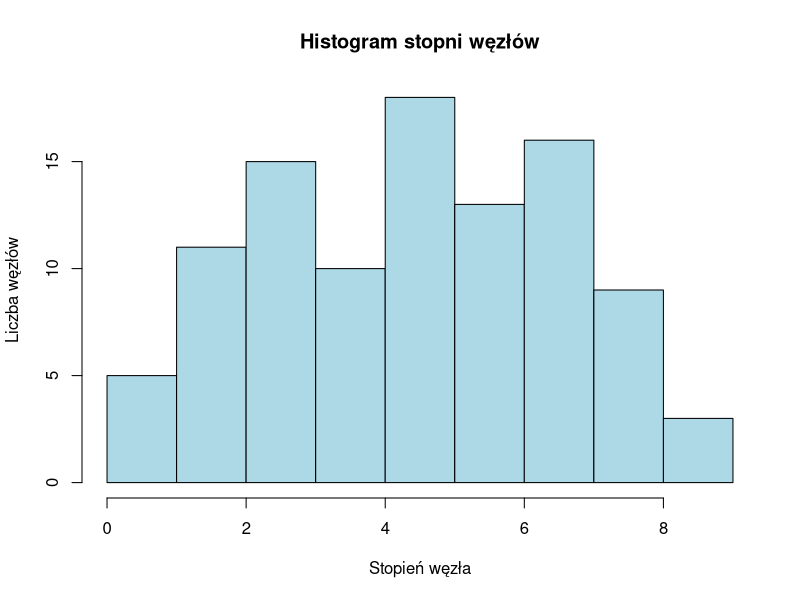
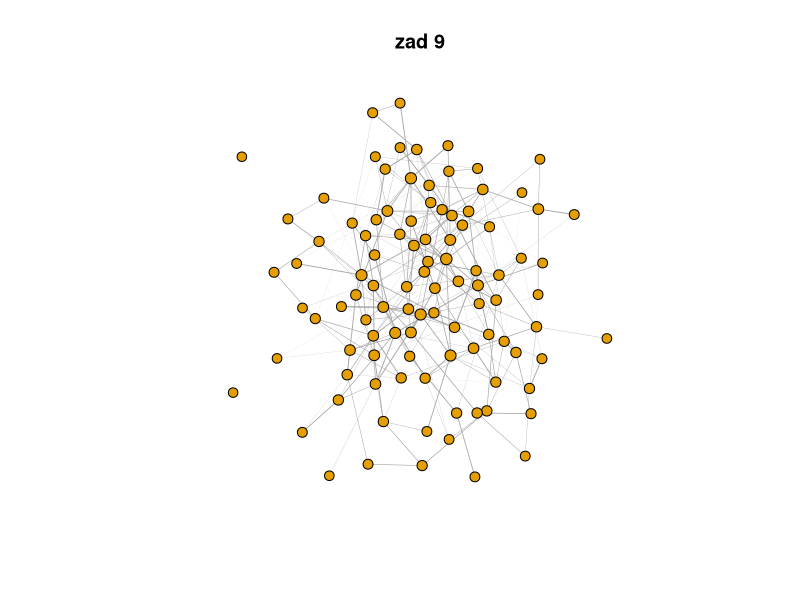

The R source for these figures, in order:
library(igraph)


# zad 2
g <- erdos.renyi.game(n = 100, p.or.m = 0.05, type = "gnp", directed = FALSE)

# zad 3
cat("zad 3\n")
print(summary(g))
cat("Is weighted ", is.weighted(g), "\n\n")

# zad 4
cat("zad 4\n")
cat("verts:\n")
print(V(g))

cat("edges:\n")
print(E(g))

# zad 5
E(g)$weight <- runif(ecount(g), min = 0.01, max = 1)

#zad 6
cat("zad6\n")
print(summary(g))
cat("Is weighted ", is.weighted(g), "\n\n")

# zad 7
deg <- degree(g)

cat("zad7\n")
print(deg)

hist(
  deg,
  main = "Histogram stopni węzłów",
  xlab = "Stopień węzła",
  ylab = "Liczba węzłów",
  col = "lightblue",
  border = "black"
)

# zad 8
components_g <- components(g)
cat("zad 8\n", components_g$no, "\n")

# zad 9
pr <- page_rank(g)$vector

plot(
  g,
  vertex.size = 5 + 50 * pr,    # skalowanie rozmiaru
  vertex.label = NA,
  edge.width = E(g)$weight,
  main = "zad 9"
)
